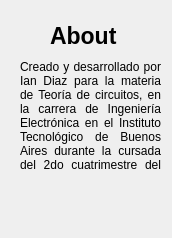
<?xml version="1.0" encoding="UTF-8"?>
<ui version="4.0">
 <class>Form</class>
 <widget class="QWidget" name="Form">
  <property name="geometry">
   <rect>
    <x>0</x>
    <y>0</y>
    <width>172</width>
    <height>238</height>
   </rect>
  </property>
  <property name="windowTitle">
   <string>Form</string>
  </property>
  <widget class="QLabel" name="label">
   <property name="geometry">
    <rect>
     <x>50</x>
     <y>20</y>
     <width>81</width>
     <height>31</height>
    </rect>
   </property>
   <property name="font">
    <font>
     <pointsize>17</pointsize>
     <weight>75</weight>
     <bold>true</bold>
    </font>
   </property>
   <property name="text">
    <string>About</string>
   </property>
  </widget>
  <widget class="QLabel" name="label_2">
   <property name="geometry">
    <rect>
     <x>50</x>
     <y>180</y>
     <width>81</width>
     <height>41</height>
    </rect>
   </property>
   <property name="text">
    <string/>
   </property>
   <property name="textFormat">
    <enum>Qt::AutoText</enum>
   </property>
   <property name="pixmap">
    <pixmap>resources/itba.png</pixmap>
   </property>
   <property name="scaledContents">
    <bool>true</bool>
   </property>
   <property name="wordWrap">
    <bool>false</bool>
   </property>
  </widget>
  <widget class="QLabel" name="label_3">
   <property name="geometry">
    <rect>
     <x>20</x>
     <y>60</y>
     <width>141</width>
     <height>111</height>
    </rect>
   </property>
   <property name="text">
    <string>Creado y desarrollado por Ian Diaz para la materia de Teoría de circuitos, en la carrera de Ingeniería Electrónica en el Instituto Tecnológico de Buenos Aires durante la cursada del 2do cuatrimestre del 2019.</string>
   </property>
   <property name="scaledContents">
    <bool>false</bool>
   </property>
   <property name="alignment">
    <set>Qt::AlignJustify|Qt::AlignVCenter</set>
   </property>
   <property name="wordWrap">
    <bool>true</bool>
   </property>
  </widget>
 </widget>
 <resources/>
 <connections/>
</ui>
